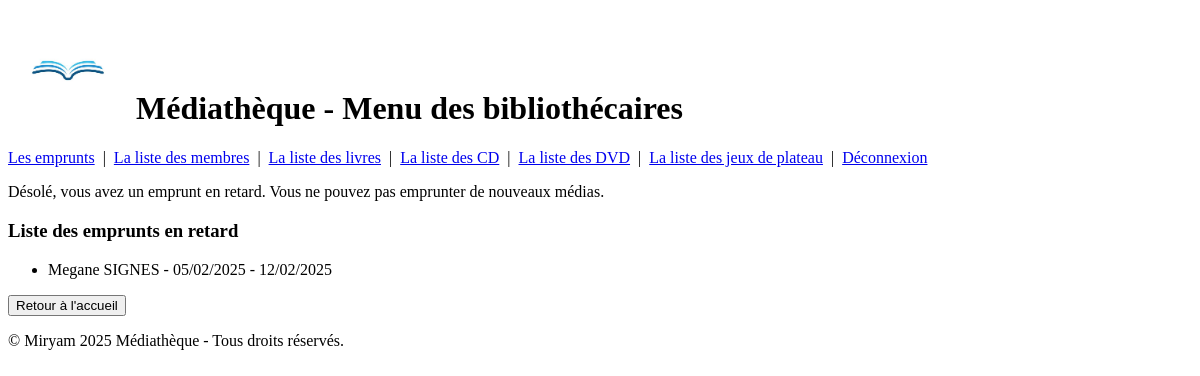
The app's page /emprunt_en_retard/, older data.
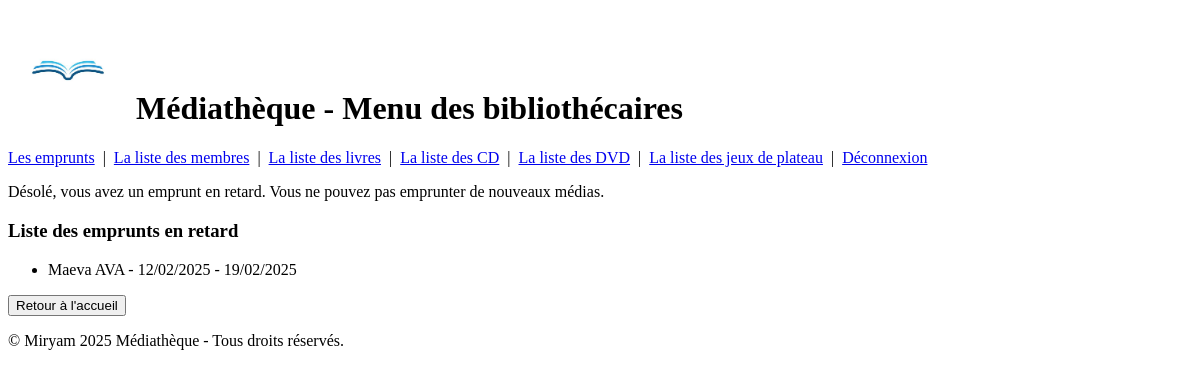
The same page, newer data.
### app_bibliothecaire/models.py (models this page shows, shortened)
class Emprunt(models.Model):
    membre = models.ForeignKey(Membre, on_delete=models.CASCADE, related_name="emprunts")
    media_type = models.CharField(max_length=10, choices=[
        ('livre', 'Livre'),
        ('dvd', 'DVD'),
        ('cd', 'CD'),
    ])
    media_id = models.PositiveIntegerField()
    date_emprunt = models.DateTimeField(default=timezone.now)
    date_retour = models.DateTimeField(default=date_retour_defaut, null=True, blank=True)
    objects = models.Manager()

class Membre(models.Model):
    nom = models.CharField(max_length=100)
    email = models.EmailField(unique=True, blank=True, null=True)
    bloque = models.BooleanField(default=False)  # Empêche d'emprunter en cas de problème
    objects = models.Manager()

### app_bibliothecaire/views.py (the view)
# urls.py: path('emprunt_en_retard/', views.emprunts_en_retard, name='emprunts_en_retard'),
def emprunts_en_retard(request):
    emprunts = Emprunt.objects.filter(date_retour__lt=timezone.now())
    return render(request, 'page_des_emprunts_en_retard.html', {'emprunts': emprunts})

### app_bibliothecaire/templates/page_des_emprunts_en_retard.html (shortened to what this page needs)
{% extends "base.html" %}
{% block content %}
    <p>
        Désolé, vous avez un emprunt en retard. Vous ne pouvez pas emprunter de nouveaux médias.
    </p>
    <h3>Liste des emprunts en retard</h3>
    {% if emprunts %}
        <ul>
            {% for emprunt in emprunts %}
            <li>
                {{ emprunt.membre.nom }} - {{ emprunt.date_emprunt|date:"d/m/Y" }} -
                {{ emprunt.date_retour|date:"d/m/Y" }}
            </li>
            {% endfor %}
        </ul>
    {% else %}
        <p>Aucun emprunt en retard.</p>
    {% endif %}
    <a href="{% url 'liste_emprunts' %}">
        <button>Retour à l'accueil</button>
    </a>
{% endblock %}

Row changes from the older to the newer data that the page shows:
removed Emprunt: membre.nom "Megane SIGNES", date_emprunt "05/02/2025", date_retour "12/02/2025"
added Emprunt: membre.nom "Maeva AVA", date_emprunt "12/02/2025", date_retour "19/02/2025"
